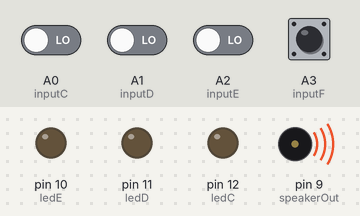
A sketch run on a simulated Arduino Uno, built with avr-gcc and run on an emulated ATmega328P. On the bench: output pins drawn as LEDs (lit = HIGH), buzzer (waves = sounding). The inputs (shaded band) are chosen by the test bench; at power-on: A3 (inputF) HIGH, A0 (inputC), A1 (inputD), A2 (inputE) LOW. Pins used as bus, display or sensor lines are not drawn.

Above: at 1.2 s.
1.3 s: A0 (inputC) driven HIGH
At 2.6 s:
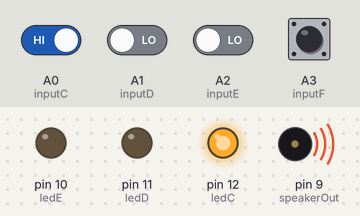
2.9 s: A1 (inputD) driven HIGH
At 3.8 s:
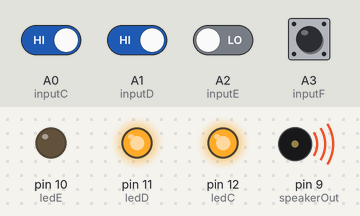
4.4 s: A2 (inputE) driven HIGH
At 5.5 s:
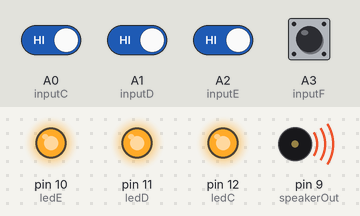
6.0 s: A0 (inputC) driven LOW
At 7.3 s:
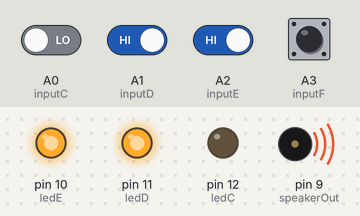
7.7 s: A1 (inputD) driven LOW
At 8.5 s:
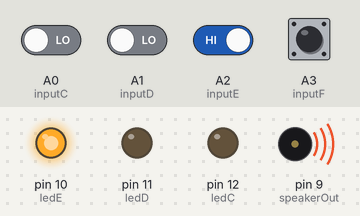
9.5 s: A0 (inputC) driven HIGH
At 10.7 s:
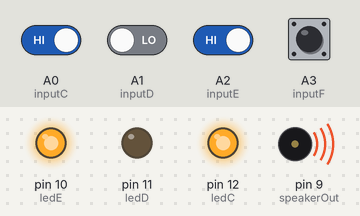
Timing chart, 0 to 12.0 s (numbered marks = the images above; inputs shaded):
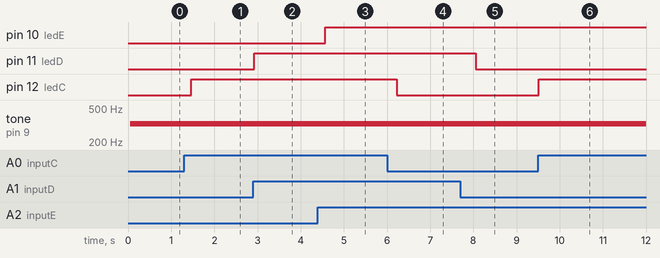

The sketch:

guitar2.ino
```cpp
// SETUP ============================================
// Set up speaker on a PWM pin (digital 9, 10 or 11)
int speakerOut = 9;

int inputC = A0;
int inputD = A1;
int inputE = A2;
int inputF = A3;

int ledC = 12;
int ledD = 11;
int ledE = 10;
int ledF = 9;

int c = LOW;
int d = LOW;
int e = LOW;
int f = LOW;
// Do we want debugging on serial out? 1 for yes, 0 for no
int DEBUG = 1;

void setup() {
  pinMode(speakerOut, OUTPUT);
//  if (DEBUG) {
    Serial.begin(9600); // Set serial out if we want debugging
//  }

 pinMode(inputC, INPUT);
 pinMode(inputD, INPUT);
 pinMode(inputE, INPUT);
 pinMode(inputF, INPUT);

 pinMode(ledC, OUTPUT);
 pinMode(ledD, OUTPUT);
 pinMode(ledE, OUTPUT);
 pinMode(ledF, OUTPUT);
}

// MELODY and TIMING  =======================================
//  melody[] is an array of notes, accompanied by beats[],
//  which sets each note's relative length (higher #, longer note)
//int beats[]  = { 16, 16, 16,  8,  8,  16, 32, 16, 16, 16, 8, 8 };
//int MAX_COUNT = sizeof(melody) / 2; // Melody length, for looping.

// Set overall tempo
long tempo = 10000;
// Set length of pause between notes
int pause = 1000;
// Loop variable to increase Rest length
int rest_count = 100; //<-BLETCHEROUS HACK; See NOTES

// Initialize core variables
int tone_ = 0;
int beat = 100;
long duration  = 0;

// PLAY TONE  ==============================================
// Pulse the speaker to play a tone for a particular duration
void playTone() {
  long elapsed_time = 0;

  if (tone_ > 0) { // if this isn't a Rest beat, while the tone has
    //  played less long than 'duration', pulse speaker HIGH and LOW
    while (elapsed_time < duration) {

      digitalWrite(speakerOut,HIGH);
      delayMicroseconds(tone_ / 2);

      // DOWN
      digitalWrite(speakerOut, LOW);
      delayMicroseconds(tone_ / 2);

      // Keep track of how long we pulsed
      elapsed_time += (tone_);
    }
  }
  else { // Rest beat; loop times delay
    for (int j = 0; j < rest_count; j++) { // See NOTE on rest_count
      delayMicroseconds(duration);
    }
  }
}

// LET THE WILD RUMPUS BEGIN =============================
void loop() {

  c = digitalRead(inputC);
  d = digitalRead(inputD);
  e = digitalRead(inputE);
  f = digitalRead(inputF);

  if(c == HIGH){
    digitalWrite(ledC, c);

    tone_ = 3830;
    duration = 18 * tempo;
    //playTone();
  }
  if(d == HIGH){
    digitalWrite(ledD, d);

    tone_ = 3400;
    //playTone();
  }
  if(e == HIGH){
    digitalWrite(ledE, e);

    tone_ = 3038;
    playTone();
  }
  if(f == LOW){
    digitalWrite(ledF, f);
    tone_ = 2864;
    //playTone();
  }

  if(c == LOW){
    digitalWrite(ledC, c);

    tone_ = 3830;
    duration = 18 * tempo;
    //playTone();
  }
  if(d == LOW){
    digitalWrite(ledD, d);

    tone_ = 3400;
    //playTone();
  }
  if(e == LOW){
    digitalWrite(ledE, e);

    tone_ = 3038;
    playTone();
  }
  if(f == LOW){
    digitalWrite(ledF, f);
    tone_ = 2864;
    //playTone();
  }

  digitalWrite(speakerOut, LOW);
  //Serial.write(speakerOut);
}
```

Measured:
- after the input at 1.3 s, pin 12 (ledC): LOW → HIGH after 0.16 s
- after the input at 2.9 s, pin 11 (ledD): LOW → HIGH at once
- after the input at 4.4 s, pin 10 (ledE): LOW → HIGH after 0.17 s
- after the input at 6.0 s, pin 12 (ledC): HIGH → LOW after 0.22 s
- after the input at 7.7 s, pin 11 (ledD): HIGH → LOW after 0.35 s
- after the input at 9.5 s, pin 12 (ledC): LOW → HIGH at once
